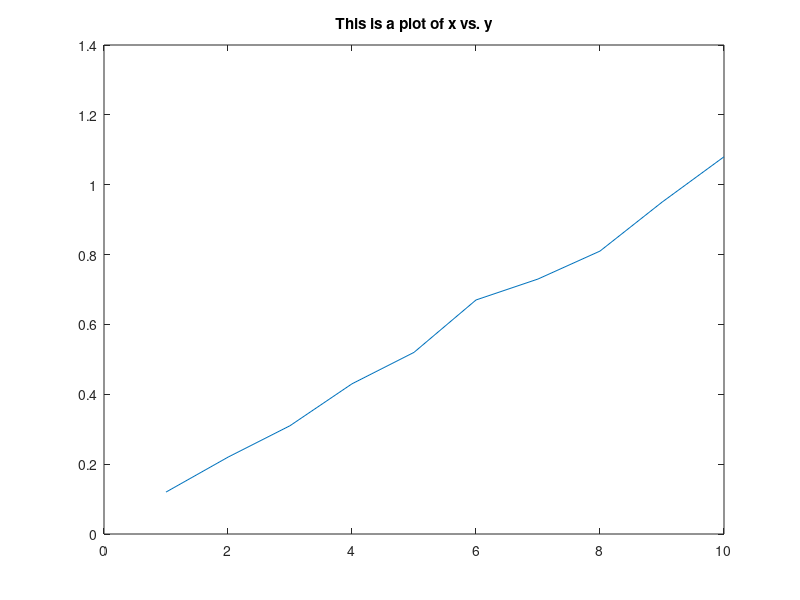

Write MATLAB code to recreate this figure.

%% Header

% EGR 101 Recitation Weeks 1 & 2
% Greg Loughnane

%%  What is MATLAB?

%%% Matlab is a programming language that we can use for
    % Mathematical computations
    % Modeling and simulations
    % Data analysis and processing
    % Visualization and graphics
    % Algorithm development
       
%%% Why do engineers like MATLAB?
    % Many built in functions and toolboxes for engineering applications
    % Its SYNTAX (think grammar and vocabulary) is much simpler than other 
    % programming language.
        
%%% Theres 2 ways to do math in MATLAB
    % (1) In the COMMAND WINDOW with individual commands
    % (2) From a SCRIPT FILE, or M-FILE with a list of commands
            
%%  Writing Script Files (or M-Files)

%%% Green text = comments
    % Notice all of the green text all over this page that you have been
    % reading? These are comment lines. Anything typed after a '%' (percent
    % sign) MATLAB sees as a comment and WILL ignore.
    
%%% Setting up an m-file
    % Step 1: Create a header (see top of this m-file)
    % Step 2: Initialize m-file with the following 3 commands
      clear all % clears all variables MATLAB has stored
      close all % closes all figures or GUI's MATLAB might have open
      clc % clears the command window

%%  Doing Math in MATLAB:
    
%%% Matlab wants to do math just the same way your calculator does
    % Addition:         +     EX: 5+3
    % Subtraction:      -     EX: 5-3
    % Multiplication:   *     EX: 5*3
    % Division:         /     EX: 5/3
    % Raise to a power: ^     EX: x^y   (x to the power of y)
    % Parenthesis:      ()    EX: (5+3)/((2-7)(5-3))
          
    %***MATLAB works according to order of operations (Think PEMDAS)***
      
%%  Built-in Functions

%%% Built in MATLAB functions make our lives easier
  
%%% Typical syntax looks like functionname(input1,input2,input3,etc)
   
%%% Examples of simple MATLAB functions:

    % Sine Functions
      sin(pi/2)   % input in radians
      sind(90)    % input in degrees                 
    
    % Inverse Sine Functions              
      asin(1.0)   % output in radians
      asind(1.0)  % output in degrees
      %***there are similar functions for cos(),tan(),etc***
      
    % Exponentials & Logarithms   
      exp(3)  % exponential, like e raised to the 3
      log(3)  % natural logarithm - usually we call this ln()
      log10(3) % log base 10 - usually we call this log()
    
    % Roots  
      sqrt(4) % square root of 4
      nthroot(4,2) % square root of 4
      nthroot(9,3) % cube root of 9
    
    % Imaginary #'s
      % Note: the letters i & j are assigned to the value sqrt(-1) by default
      i           % note the output
      j           % note the output
      sqrt(-1)    % note the output
    
      % You can overwrite i or j if you wish, sqrt(-1) is just the default
      i = 10; % assigning i = 10 overwrites the previous i
      i       % now if we ask MATLAB what i is, i = 10
    
    % Example computation
      (10*sin(pi/2)+14/50)/(80*exp(0.001))
      % Note: there is no implied multiplication. You must use the *
        
        
%%  Plotting (Will need for Week 1 lab)

% Create 2 vectors of data to plot
x = [1 2 3 4 5 6 7 8 9 10] % seperate values by a space
y = [0.12 0.22 0.31 0.43 0.52 0.67 0.73 0.81 0.95 1.08]

% Create plot of x versus y 
plot(x,y)  % 1st term ~ horizontal axis, 2nd term ~ vertical axis
title('This is a plot of x vs. y')


